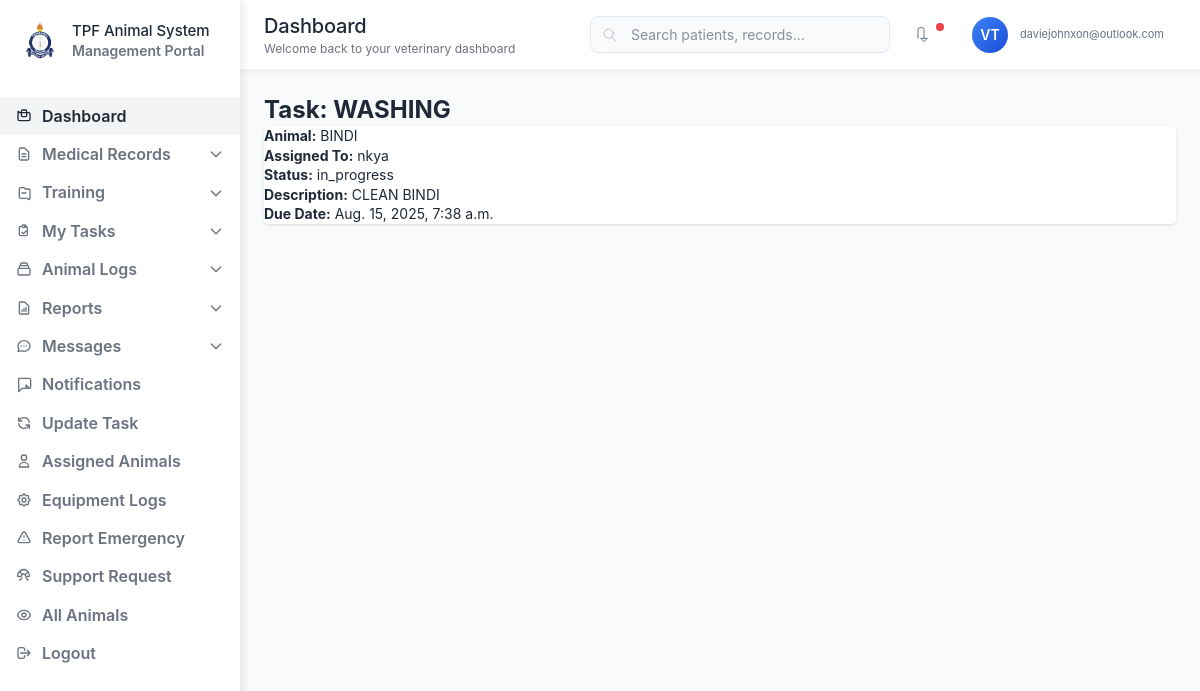
Screenshot of /dashboard/vet/Tps_Moshi/task/2/ (signed in) with the database file from the repository.
### accounts/models.py (models this page shows, shortened)
class CustomUser(AbstractUser):
    email = models.EmailField(unique=True)
    role = models.CharField(max_length=30, choices=ROLES)
    branch = models.ForeignKey('core.Branch', on_delete=models.SET_NULL, null=True, blank=True)

### core/models.py (models this page shows, shortened)
class VetTask(models.Model):
    PRIORITY_CHOICES = [
        ('low', 'Low'),
        ('normal', 'Normal'),
        ('high', 'High'),
        ('urgent', 'Urgent'),
    ]
    STATUS_CHOICES = [
        ('pending', 'Pending'),
        ('in_progress', 'In Progress'),
        ('completed', 'Completed'),
        ('cancelled', 'Cancelled'),
    ]
    title = models.CharField(max_length=255)
    description = models.TextField()
    animal = models.ForeignKey(Animal, on_delete=models.CASCADE, related_name='vet_tasks')
    assigned_by = models.ForeignKey(CustomUser, on_delete=models.CASCADE, related_name='assigned_vet_tasks')
    assigned_to = models.ForeignKey(CustomUser, on_delete=models.CASCADE, related_name='received_vet_tasks')
    branch = models.ForeignKey(Branch, on_delete=models.CASCADE)
    priority = models.CharField(max_length=10, choices=PRIORITY_CHOICES, default='normal')
    status = models.CharField(max_length=20, choices=STATUS_CHOICES, default='pending')
    due_date = models.DateTimeField()
    completed_at = models.DateTimeField(null=True, blank=True)
    notes = models.TextField(blank=True, null=True)
    created_at = models.DateTimeField(auto_now_add=True)
    updated_at = models.DateTimeField(auto_now=True)
    date_assigned = models.DateTimeField(auto_now_add=True)  # or just DateTimeField()
    class Meta:
        ordering = ['-created_at']

class Animal(models.Model):
    SPECIES_CHOICES = [
        ('dog', 'Dog'),
        ('horse', 'Horse'),
        ('cat', 'Cat'),
        ('other', 'Other'),
    ]
    name = models.CharField(max_length=255)
    species = models.CharField(max_length=100, choices=SPECIES_CHOICES)
    breed = models.CharField(max_length=100, blank=True, null=True)
    force_number = models.CharField(max_length=100, unique=True)
    age = models.DecimalField(max_digits=5, decimal_places=2)
    date_of_birth = models.DateField(null=True, blank=True)
    owner_name = models.CharField(max_length=255)
    photo = models.ImageField(upload_to='animal_photos/', blank=True, null=True)
    branch = models.ForeignKey(Branch, on_delete=models.CASCADE)
    assigned_users = models.ManyToManyField(CustomUser, related_name='assigned_animals', blank=True)
    assigned_vet = models.ForeignKey(CustomUser, on_delete=models.SET_NULL, null=True, blank=True, related_name='vet_animals')
    created_at = models.DateTimeField(auto_now_add=True)
    updated_at = models.DateTimeField(auto_now=True)
    class Meta:
        ordering = ['-created_at']

### veterinarian_dashboard/views.py (the view, shortened to what this page needs)
# urls.py: path('<str:branch>/task/<int:task_id>/', vet_task_detail, name='vet_task_detail'),
@login_required
def vet_task_detail(request, branch, task_id):
    task = get_object_or_404(
        VetTask,
        id=task_id,
        assigned_by=request.user,
        animal__branch__name__iexact=branch
    )
    return render(request, 'veterinarian_dashboard/task_detail.html', {'task': task, 'branch': branch})

### templates/veterinarian_dashboard/task_detail.html (shortened to what this page needs)
{% extends "veterinarian_dashboard/base_dashboard.html" %}
{% block content %}
<h2 class="text-2xl font-bold mb-4">Task: {{ task.title }}</h2>
<div class="bg-white p-6 shadow rounded mb-4">
    <p><strong>Animal:</strong> {{ task.animal.name }}</p>
    <p><strong>Assigned To:</strong> {{ task.assigned_to.username }}</p>
    <p><strong>Status:</strong> {{ task.status }}</p>
    <p><strong>Description:</strong> {{ task.description }}</p>
    <p><strong>Due Date:</strong> {{ task.due_date }}</p>
</div>
{% endblock %}

### templates/veterinarian_dashboard/base_dashboard.html (shortened to what this page needs)
{% load static %}
<!DOCTYPE html>
<html lang="en">
<head>
  <link href="{% static 'css/dist/styles.css' %}" rel="stylesheet" />
</head>
<body>
<aside id="sidebar" class="sidebar">
  <div class="sidebar-logo flex items-center space-x-3">
    <img src="{% static 'images/tanzania-police-logo.png' %}" alt="Logo" class="w-10 h-10 object-contain" />
    <div>
      <div class="logo-text">TPF Animal System</div>
      <div class="logo-subtitle">Management Portal</div>
    </div>
  </div>
  <nav class="sidebar-nav">
    <a href="{% url 'vet_dashboard' branch=branch %}" class="nav-item {% block dashboard_active %}active{% endblock %}">
      Dashboard
    </a>
    <div class="nav-dropdown">
      <button class="nav-item" onclick="toggleDropdown(this)" aria-expanded="false">
        <svg class="nav-item-icon" fill="none" stroke="currentColor" viewBox="0 0 24 24" aria-hidden="true">
          <path stroke-linecap="round" stroke-linejoin="round" stroke-width="2" d="M9 12h6m-6 4h6m2 5H7a2 2 0 01-2-2V5a2 2 0 012-2h5.586a1 1 0 01.707.293l5.414 5.414a1 1 0 01.293.707V19a2 2 0 01-2 2z"/>
        </svg>
        Medical Records
        <svg class="dropdown-arrow" fill="none" stroke="currentColor" viewBox="0 0 24 24" aria-hidden="true">
          <path stroke-linecap="round" stroke-linejoin="round" stroke-width="2" d="M19 9l-7 7-7-7"/>
        </svg>
      </button>
    </div>
<div class="nav-dropdown">
  <button class="nav-item" onclick="toggleDropdown(this)" aria-expanded="false">
    <svg class="nav-item-icon" fill="none" stroke="currentColor" viewBox="0 0 24 24" aria-hidden="true">
      <path stroke-linecap="round" stroke-linejoin="round" stroke-width="2"
            d="M9 12h6m2 8H7a2 2 0 01-2-2V6a2 2 0 012-2h5l2 2h5a2 2 0 012 2v12a2 2 0 01-2 2z"/>
    </svg>
    Training
    <svg class="dropdown-arrow" fill="none" stroke="currentColor" viewBox="0 0 24 24" aria-hidden="true">
      <path stroke-linecap="round" stroke-linejoin="round" stroke-width="2" d="M19 9l-7 7-7-7"/>
    </svg>
  </button>
</div>
    <div class="nav-dropdown">
      <button class="nav-item" onclick="toggleDropdown(this)" aria-expanded="false">
        My Tasks
        <svg class="dropdown-arrow" fill="none" stroke="currentColor" viewBox="0 0 24 24" aria-hidden="true">
          <path stroke-linecap="round" stroke-linejoin="round" stroke-width="2" d="M19 9l-7 7-7-7"/>
        </svg>
      </button>
    </div>
    <div class="nav-dropdown">
      <button class="nav-item" onclick="toggleDropdown(this)" aria-expanded="false">
        Animal Logs
        <svg class="dropdown-arrow" fill="none" stroke="currentColor" viewBox="0 0 24 24" aria-hidden="true">
          <path stroke-linecap="round" stroke-linejoin="round" stroke-width="2" d="M19 9l-7 7-7-7"/>
        </svg>
      </button>
    </div>
    <div class="nav-dropdown">
      <button class="nav-item" onclick="toggleDropdown(this)" aria-expanded="false">
        <svg class="nav-item-icon" fill="none" stroke="currentColor" viewBox="0 0 24 24" aria-hidden="true">
          <path stroke-linecap="round" stroke-linejoin="round" stroke-width="2" d="M9 17v-2m3 2v-4m3 4v-6m2 10H7a2 2 0 01-2-2V5a2 2 0 012-2h5.586a1 1 0 01.707.293l5.414 5.414a1 1 0 01.293.707V19a2 2 0 01-2 2z"/>
        </svg>
        Reports
        <svg class="dropdown-arrow" fill="none" stroke="currentColor" viewBox="0 0 24 24" aria-hidden="true">
          <path stroke-linecap="round" stroke-linejoin="round" stroke-width="2" d="M19 9l-7 7-7-7"/>
        </svg>
      </button>
    </div>
    <div class="nav-dropdown">
      <button class="nav-item" onclick="toggleDropdown(this)" aria-expanded="false">
        Messages
        <svg class="dropdown-arrow" fill="none" stroke="currentColor" viewBox="0 0 24 24" aria-hidden="true">
          <path stroke-linecap="round" stroke-linejoin="round" stroke-width="2" d="M19 9l-7 7-7-7"/>
        </svg>
      </button>
    </div>
    <a href="{% url 'notifications' branch=branch %}" class="nav-item">
      <svg class="nav-item-icon" fill="none" stroke="currentColor" viewBox="0 0 24 24" aria-hidden="true">
        <path stroke-linecap="round" stroke-linejoin="round" stroke-width="2" d="M15 17h5l-5-5v5zM4 2v20l5-5h11a2 2 0 002-2V4a2 2 0 00-2-2H4z"/>
      </svg>
      Notifications
    </a>
    <a href="{% url 'update_task' branch=branch %}" class="nav-item">
      <svg class="nav-item-icon" fill="none" stroke="currentColor" viewBox="0 0 24 24" aria-hidden="true">
        <path stroke-linecap="round" stroke-linejoin="round" stroke-width="2" d="M4 4v5h.582m15.356 2A8.001 8.001 0 004.582 9m0 0H9m11 11v-5h-.581m0 0a8.003 8.003 0 01-15.357-2m15.357 2H15"/>
      </svg>
      Update Task
    </a>
    <a href="{% url 'animal_list' branch=branch %}" class="nav-item">
      <svg class="nav-item-icon" fill="none" stroke="currentColor" viewBox="0 0 24 24" aria-hidden="true">
        <path stroke-linecap="round" stroke-linejoin="round" stroke-width="2" d="M16 7a4 4 0 11-8 0 4 4 0 018 0zM12 14a7 7 0 00-7 7h14a7 7 0 00-7-7z"/>
      </svg>
      Assigned Animals
    </a>
    <a href="{% url 'equipment_logs' branch=branch %}" class="nav-item">
      Equipment Logs
    </a>
    <a href="{% url 'report_emergency' branch=branch %}" class="nav-item">
      <svg class="nav-item-icon" fill="none" stroke="currentColor" viewBox="0 0 24 24" aria-hidden="true">
        <path stroke-linecap="round" stroke-linejoin="round" stroke-width="2" d="M12 9v2m0 4h.01m-6.938 4h13.856c1.54 0 2.502-1.667 1.732-3L13.732 4c-.77-1.333-2.694-1.333-3.464 0L3.34 16c-.77 1.333.192 3 1.732 3z"/>
      </svg>
      Report Emergency
    </a>
    <a href="{% url 'support_request' branch=branch %}" class="nav-item">
      Support Request
    </a>
    <a href="{% url 'animal_list' branch=branch %}" class="nav-item">
      All Animals
    </a>
    <a href="{% url 'logout' %}" class="nav-item nav-item-logout">
      <svg class="nav-item-icon" fill="none" stroke="currentColor" viewBox="0 0 24 24" aria-hidden="true">
        <path stroke-linecap="round" stroke-linejoin="round" stroke-width="2" d="M17 16l4-4m0 0l-4-4m4 4H7m6 4v1a3 3 0 01-3 3H6a3 3 0 01-3-3V7a3 3 0 013-3h4a3 3 0 013 3v1"/>
      </svg>
      Logout
    </a>
  </nav>
</aside>
  <main class="main-content">
    <header class="top-header">
      <div class="header-left">
        <div>
          <h1 class="page-title">{% block page_header %}Dashboard{% endblock %}</h1>
          <p class="page-subtitle">{% block page_subtitle %}Welcome back to your veterinary dashboard{% endblock %}</p>
        </div>
      </div>
      <div class="header-right">
        <div class="search-box">
          <svg class="search-icon" fill="none" stroke="currentColor" viewBox="0 0 24 24" aria-hidden="true">
            <path stroke-linecap="round" stroke-linejoin="round" d="M21 21l-6-6m2-5a7 7 0 11-14 0 7 7 0 0114 0z"/>
          </svg>
          <input type="text" class="search-input" placeholder="Search patients, records..." />
        </div>
        <div class="header-actions">
          <button class="header-btn" aria-label="Notifications">
            <svg class="nav-item-icon" fill="none" stroke="currentColor" viewBox="0 0 24 24" aria-hidden="true">
              <path stroke-linecap="round" stroke-linejoin="round" d="M15 17h5l-5 5-5-5h5v-13a3 3 0 00-3-3H9a3 3 0 00-3 3v13"/>
            </svg>
            <span class="notification-badge"></span>
          </button>
          <div class="user-profile" aria-label="User profile">
            <div class="user-avatar">
              {{ request.user.first_name.0|default:'V' }}{{ request.user.last_name.0|default:'T' }}
            </div>
            <div class="user-info">
              <div class="user-email">{{ request.user.email }}</div>
            </div>
          </div>
        </div>
      </div>
    </header>
    <section class="content-area">
      {% block content %}{% endblock %}
    </section>
  </main>
</body>
</html>

### templates/veterinarian_dashboard/base_dashboard.html (style rules this page uses)
* { margin: 0; padding: 0; box-sizing: border-box; }
body { font-family: -apple-system, BlinkMacSystemFont, 'Inter', 'Segoe UI', Roboto, sans-serif; background: #f8fafc; color: #1f2937; font-size: 14px; line-height: 1.4; -webkit-font-smoothing: antialiased; -moz-osx-font-smoothing: grayscale; }
.sidebar { width: 240px; background: #fff; height: 100vh; position: fixed; left: 0; top: 0; z-index: 1000; overflow-y: auto; transition: transform .3s ease; box-shadow: 2px 0 10px rgba(0, 0, 0, 0.1); }
.sidebar-logo { padding: 20px; display: flex; align-items: center; gap: 12px; }
.logo-text { font-size: 15px; font-weight: 500; color: #1f2937; letter-spacing: -0.005em; }
.logo-subtitle { font-size: 14px; color: #6b7280; font-weight: 600; letter-spacing: 0; }
.sidebar-nav { padding: 16px 0; }
.nav-item { display: flex; align-items: center; padding: 8px 16px; color: #6b7280; text-decoration: none; transition: all .2s ease; width: 100%; background: none; border: none; cursor: pointer; font-size: 16px; font-weight: 600; letter-spacing: 0; }
.nav-item.active { background: #f3f4f6; color: #1f2937; border-right: none; }
.nav-item-icon { width: 16px; height: 16px; margin-right: 10px; stroke-width: 1.5; }
.nav-dropdown { position: relative; }
.dropdown-arrow { width: 16px; height: 16px; margin-left: auto; transition: transform .2s ease; }
.main-content { margin-left: 240px; min-height: 100vh; background: #f8fafc; }
.top-header { background: #fff; border-bottom: 1px solid #f1f5f9; padding: 0 24px; height: 70px; display: flex; align-items: center; justify-content: space-between; position: sticky; top: 0; z-index: 100; box-shadow: 0 2px 4px rgba(0, 0, 0, 0.05); }
.header-left { display: flex; align-items: center; gap: 16px; }
.page-title { font-size: 20px; font-weight: 500; color: #1f2937; letter-spacing: -0.01em; }
.page-subtitle { font-size: 12px; color: #6b7280; margin-top: 1px; font-weight: 400; letter-spacing: 0; }
.header-right { display: flex; align-items: center; gap: 16px; }
.search-box { position: relative; display: flex; align-items: center; }
.search-input { width: 300px; padding: 8px 12px 8px 40px; border: 1px solid #e2e8f0; border-radius: 8px; font-size: 14px; background: #f8fafc; transition: all .2s ease; }
.search-icon { position: absolute; left: 12px; width: 16px; height: 16px; color: #9ca3af; }
.header-actions { display: flex; align-items: center; gap: 12px; }
.header-btn { background: none; border: none; padding: 8px; border-radius: 8px; cursor: pointer; color: #64748b; position: relative; transition: all .2s; }
.notification-badge { position: absolute; top: 4px; right: 4px; width: 8px; height: 8px; background: #ef4444; border-radius: 50%; }
.user-profile { display: flex; align-items: center; gap: 12px; padding: 8px 12px; border-radius: 8px; cursor: pointer; transition: all .2s ease; }
.user-avatar { width: 36px; height: 36px; border-radius: 50%; background: linear-gradient(135deg, #3b82f6, #1d4ed8); display: flex; align-items: center; justify-content: center; color: #fff; font-weight: 600; font-size: 14px; }
.user-info { display: flex; flex-direction: column; }
.user-email { font-size: 11px; color: #64748b; font-weight: 400; }
.content-area { padding: 24px; }

### rows the page displays
CustomUser: user.first_name.0 "V", user.last_name.0 "T", user.email "daviejohnxon@outlook.com"
VetTask: title "WASHING", animal.name "BINDI", assigned_to.username "nkya", status "in_progress", description "CLEAN BINDI", due_date "Aug. 15, 2025, 7:38 a.m."
